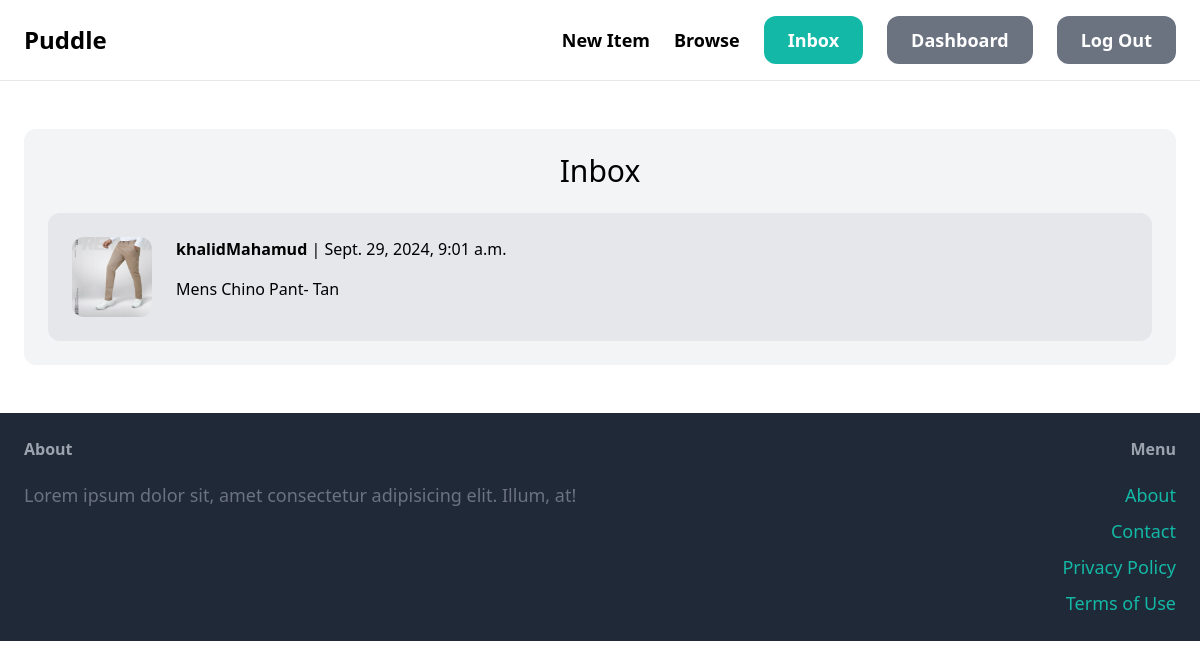
The page /inbox/ (signed in) on the database its author committed.
### conversation/models.py (models this page shows)
class Conversation(models.Model):
    item = models.ForeignKey(
        Item, related_name="conversations", on_delete=models.CASCADE
    )
    members = models.ManyToManyField(User, related_name="conversations")
    created_at = models.DateTimeField(auto_now_add=True)
    modified_at = models.DateTimeField(auto_now=True)
    class Meta:
        ordering = ("-modified_at",)

### item/models.py (models this page shows, shortened)
class Item(models.Model):
    category = models.ForeignKey(
        Category, related_name="items", on_delete=models.CASCADE
    )
    name = models.CharField(max_length=255)
    description = models.TextField(blank=True, null=True)
    price = models.FloatField()
    image = models.ImageField(upload_to="item_images", blank=True, null=True)
    is_sold = models.BooleanField(default=False)
    created_by = models.ForeignKey(
        User, related_name="items", on_delete=models.CASCADE
    )
    created_at = models.DateTimeField(auto_now_add=True)

### conversation/views.py (the view)
# urls.py: path("", views.inbox, name="inbox"),
@login_required
def inbox(request):
    conversations = Conversation.objects.filter(members__in=[request.user.id])
    return render(
        request, "conversation/inbox.html", {"conversations": conversations}
    )

### conversation/templates/conversation/inbox.html (shortened to what this page needs)
{% extends 'core/base.html' %}
{% block content %}
  <div class="w-full p-6 mx-auto bg-gray-100 rounded-xl">
    <h1 class="mb-6 text-3xl text-center">Inbox</h1>
    <div class="space-y-6">
      {% for conversation in conversations %}
        <a href="{% url 'conversation:detail' conversation.id %}">
          <div class="p-6 flex bg-gray-200 rounded-xl">
            <div class="pr-6">
              <img src="{{ conversation.item.image.url }}" class="w-20 rounded-xl" alt="" />
            </div>
            <div>
              {% for member in conversation.members.all %}
                {% if member != request.user %}
                  <p class="mb-4">
                    <strong>{{ member.username }}</strong> | {{ conversation.modified_at }}
                  </p>
                  <p>{{ conversation.item.name }}</p>
                {% endif %}
              {% endfor %}
            </div>
          </div>
        </a>
      {% endfor %}
    </div>
  </div>
{% endblock %}

### rows shown on the page
Conversation: item.image (picture), modified_at "Sept. 29, 2024, 9:01 a.m.", item.name "Mens Chino Pant- Tan"

### other values the page prints
{{ member.username }} "khalidMahamud"
